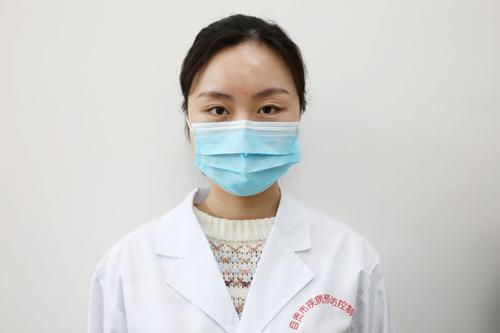
#> input picture 1.jpg, 500 x 333 px
$ python read_image.py
#> lines starting #> are read from the running program, lines starting #| are printed output that depends on the picture; after the words box and inside, x2 and y2 are one past the last pixel; in counts of white or black regions, pixels touching at a corner belong together


import matplotlib.pylab as plt
import numpy as np
from scipy.spatial import Voronoi, voronoi_plot_2d
import scipy.ndimage as ndimage
from PIL import Image

img_file = '1.jpg'
img = plt.imread(img_file)
#> img is the input picture: shape (333, 500, 3); mean R, G, B 209.4, 208.4, 205.8
im = np.array(Image.open(img_file).convert('L'))
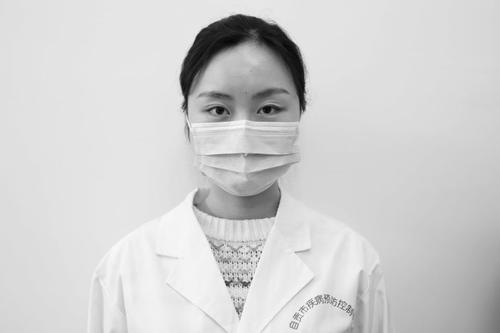
#> im: shape (333, 500); min 1, max 254, mean 208.4

print(im.size)
#| 166500

thresh = 128 #to binary
maxval = 255
im_bool = (im > thresh) * maxval
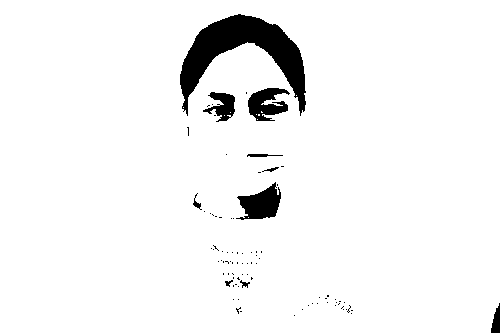
#> im_bool: shape (333, 500) int64; 95.4% white; 86 black regions (76 under 20 px), largest, box (x1, y1, x2, y2) and area: (180, 14, 306, 116) 4755, (236, 182, 281, 220) 988, (248, 88, 290, 121) 840
gr_im = Image.fromarray(np.uint8(im_bool))
print(gr_im.size)
#| (500, 333)
gr_im.show()


points = []
for i in range(100):
    points.append([np.random.uniform(0,gr_im.size[0]),np.random.uniform(0,gr_im.size[1])])
points = np.array(points)

vor = Voronoi(points)

fig = plt.figure(figsize=(20,20))
ax = fig.add_subplot(111)
ax.imshow(ndimage.rotate(gr_im, 180))
voronoi_plot_2d(vor, point_size=10, ax=ax)
plt.show()
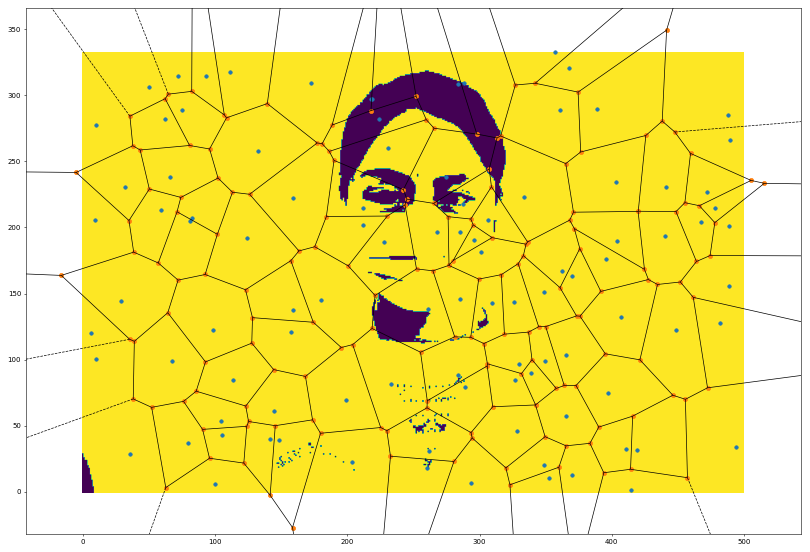
#> figure drawn by matplotlib, 1 panel
